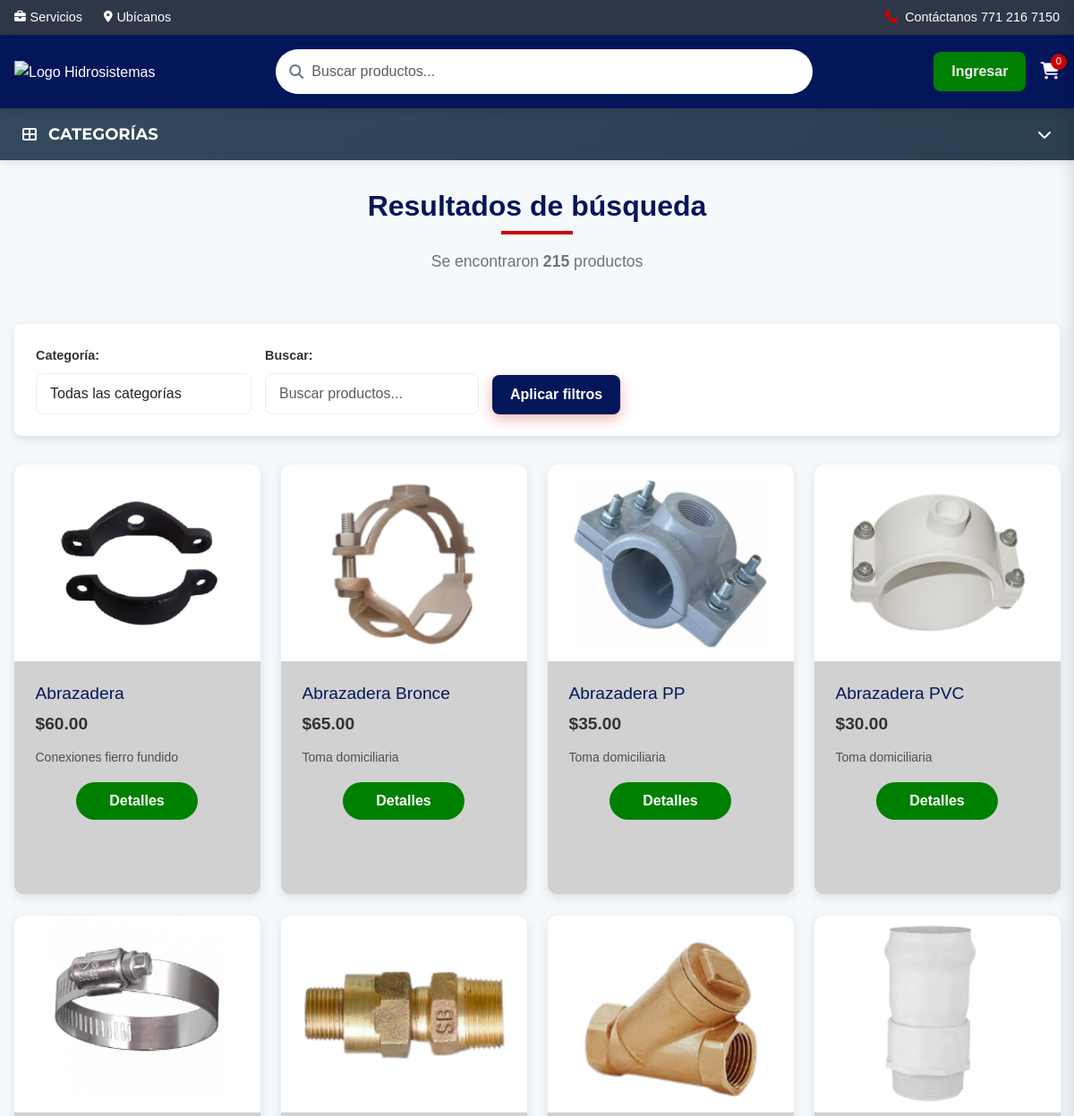
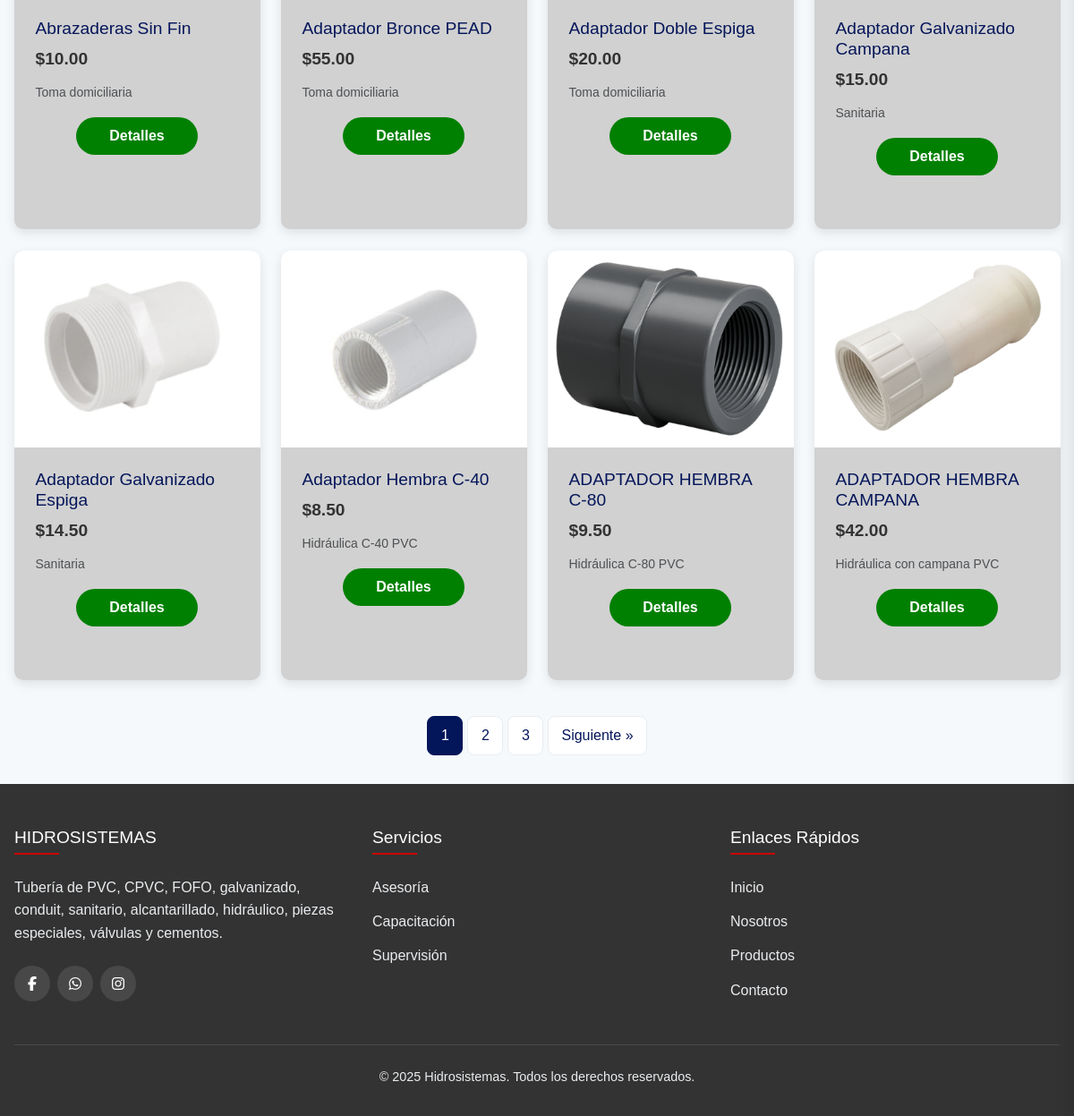
The page /busqueda.php on the database its author committed (2 pictures, top to bottom).
### tables this page shows
CREATE TABLE `productos` (
  `id` int(11) NOT NULL,
  `nombre` varchar(255) NOT NULL,
  `descripcion` text DEFAULT NULL,
  `tabla_med` text DEFAULT NULL,
  `especificaciones` text DEFAULT NULL,
  `precio` decimal(10,2) NOT NULL,
  `stock` int(11) DEFAULT 0,
  `imagen` varchar(255) DEFAULT NULL,
  `categoria_id` int(11) NOT NULL,
  `requiere_medidas` tinyint(1) DEFAULT 0,
  `activo` tinyint(1) DEFAULT 1,
  `created_at` timestamp NOT NULL DEFAULT current_timestamp(),
  `updated_at` timestamp NOT NULL DEFAULT current_timestamp() ON UPDATE current_timestamp(),
  `descuento` tinyint(3) DEFAULT NULL,
  `Recomendaciones_id` int(11) DEFAULT NULL
);

CREATE TABLE `categorias` (
  `id` int(11) NOT NULL,
  `nombre` varchar(255) NOT NULL,
  `slug` varchar(255) DEFAULT NULL,
  `descripcion` text DEFAULT NULL,
  `activo` tinyint(1) DEFAULT 1,
  `created_at` timestamp NOT NULL DEFAULT current_timestamp(),
  `color_fondo` varchar(7) DEFAULT '#FFFFFF',
  `texto_color` varchar(7) DEFAULT '#000000',
  `boton_primario` varchar(7) DEFAULT '#007bff',
  `boton_secundario` varchar(7) DEFAULT '#6c757d',
  `color_titulo` text DEFAULT NULL
);

### busqueda.php (the view, shortened to what this page needs)
<?php
$db = new Database();
$con = $db->conectar();
$busqueda = isset($_GET['q']) ? trim($_GET['q']) : '';
$categoria_filtro = isset($_GET['categoria']) ? (int)$_GET['categoria'] : 0;
$pagina = isset($_GET['pagina']) ? (int)$_GET['pagina'] : 1;
$productos_por_pagina = 12;
$offset = ($pagina > 0) ? ($pagina - 1) * $productos_por_pagina : 0;
$sql = "SELECT SQL_CALC_FOUND_ROWS p.id, p.nombre, p.precio, p.descuento, p.categoria_id, c.nombre AS categoria_nombre
        FROM productos p
        INNER JOIN categorias c ON p.categoria_id = c.id
        WHERE p.activo = 1";
$params = [];
$sql .= " ORDER BY p.nombre ASC LIMIT :limite OFFSET :offset";
$params[':limite'] = $productos_por_pagina;
$params[':offset'] = $offset;
$stmt = $con->prepare($sql);
foreach ($params as $key => $value) {
    if ($key === ':limite' || $key === ':offset') {
        $stmt->bindValue($key, $value, PDO::PARAM_INT);
    } else {
        $stmt->bindValue($key, $value, PDO::PARAM_STR);
    }
}
$stmt->execute();
$productos = $stmt->fetchAll(PDO::FETCH_ASSOC);
$totalStmt = $con->query("SELECT FOUND_ROWS() as total");
$total = (int)$totalStmt->fetch()['total'];
$total_paginas = ceil($total / $productos_por_pagina);
?>
<!DOCTYPE html>
<html lang="es">
<head>
    <link rel="stylesheet" href="https://cdnjs.cloudflare.com/ajax/libs/font-awesome/6.5.0/css/all.min.css">
    <link href="https://cdn.jsdelivr.net/npm/bootstrap@5.3.2/dist/css/bootstrap.min.css" rel="stylesheet">
    <link rel="stylesheet" href="styles.css">
</head>
<body>
    <?php include 'menu.php'; ?>
    <section class="search-page">
        <div class="container-products">
            <div class="page-header">
                <h2 class="section-title">Resultados de búsqueda</h2>
                <?php if ($total > 0): ?>
                    <div class="results-count">
                        Se encontraron <strong><?php echo $total; ?></strong> producto<?php echo $total !== 1 ? 's' : ''; ?>
                    </div>
                <?php endif; ?>
            </div>
            <div class="filters-bar">
                <form method="GET" class="filter-form">
                    <div class="filter-group">
                        <label for="categoria">Categoría:</label>
                        <select name="categoria" id="categoria" class="form-select">
                            <option value="">Todas las categorías</option>
                        </select>
                    </div>
                    <div class="filter-group">
                        <label for="busqueda">Buscar:</label>
                        <input type="text" name="q" id="busqueda" placeholder="Buscar productos..." value="<?php echo htmlspecialchars($busqueda); ?>" class="form-control">
                    </div>
                    <div class="filter-group">
                        <button type="submit" class="btn btn-primary">Aplicar filtros</button>
                    </div>
                </form>
            </div>
            <?php if (empty($productos)): ?>
                <div class="no-results">
                    <i class="fas fa-search fa-3x mb-3"></i>
                    <p>No se encontraron productos que coincidan con tu búsqueda.</p>
                    <div class="suggestions">
                        <p>Sugerencias:</p>
                        <ul>
                            <li>Revisa la ortografía de las palabras</li>
                            <li>Utiliza términos más generales</li>
                            <li>Prueba con otras categorías</li>
                        </ul>
                    </div>
                </div>
            <?php else: ?>
                <div class="product-grid">
                    <?php foreach ($productos as $row):
                        $precio = (float)$row['precio'];
                        $descuento = (float)$row['descuento'];
                        $precio_final = $descuento > 0 ? $precio - (($precio * $descuento) / 100) : $precio;
                        $id = $row['id'];
                        $categoria_id = $row['categoria_id'];
                        $imagen = "Imagenes/productos/{$categoria_id}/{$id}.PNG";
                        $token = hash_hmac('sha1', $id, KEY_TOKEN);
                    ?>
                    <div class="product-card">
                        <div class="product-img">
                            <img src="<?php echo $imagen; ?>" alt="<?php echo htmlspecialchars($row['nombre']); ?>">
                        </div>
                        <div class="product-content">
                            <div class="product-info">
                                <h3><?php echo htmlspecialchars($row['nombre']); ?></h3>
                                <p class="product-price-index">
                                    $<?php echo number_format($precio_final, 2); ?>
                                </p>
                                <small class="text-muted"><?php echo htmlspecialchars($row['categoria_nombre']); ?></small>
                            </div>
                            <div class="btn-action">
                                <a href="details.php?id=<?php echo $id; ?>&categoria_id=<?php echo $categoria_id; ?>&token=<?php echo $token; ?>" class="btn-det">Detalles</a>
                            </div>
                        </div>
                    </div>
                    <?php endforeach; ?>
                </div>
                <?php if ($total_paginas > 1): ?>
                    <nav class="pagination">
                        <?php for ($i = max(1, $pagina - 2); $i <= min($total_paginas, $pagina + 2); $i++): ?>
                            <a href="?<?php echo http_build_query(array_merge(['q' => $busqueda, 'categoria' => $categoria_filtro, 'pagina' => $i])); ?>"
                               class="<?php echo ($i == $pagina) ? 'active' : ''; ?>">
                                <?php echo $i; ?>
                            </a>
                        <?php endfor; ?>
                        <?php if ($pagina < $total_paginas): ?>
                            <a href="?<?php echo http_build_query(array_merge(['q' => $busqueda, 'categoria' => $categoria_filtro, 'pagina' => $pagina + 1])); ?>">
                                Siguiente &raquo;
                            </a>
                        <?php endif; ?>
                    </nav>
                <?php endif; ?>
            <?php endif; ?>
        </div>
    </section>
    <footer id="contacto">
        <div class="container">
            <div class="footer-grid">
                <div class="footer-col">
                    <h4>HIDROSISTEMAS</h4>
                    <p>Tubería de PVC, CPVC, FOFO, galvanizado, conduit, sanitario, alcantarillado, hidráulico, piezas especiales, válvulas y cementos.</p>
                    <div class="social-links">
                        <a href="https://www.facebook.com/HidrosistemasHGO/?fref=ts" target="_blank"><i class="fab fa-facebook-f"></i></a>
                        <a href="https://api.whatsapp.com/send/?phone=527712167150&text&type=phone_number&app_absent=0" target="_blank"><i class="fab fa-whatsapp"></i></a>
                        <a href="https://www.instagram.com/hidrosistemas_mx?igsh=MXZ6YmsydjgxZmN6NA==" target="_blank"><i class="fab fa-instagram"></i></a>
                    </div>
                </div>
                <div class="footer-col">
                    <h4>Servicios</h4>
                    <ul>
                        <li><a href="asesoria.html">Asesoría</a></li>
                        <li><a href="capacitacion.html">Capacitación</a></li>
                        <li><a href="supervision.html">Supervisión</a></li>
                    </ul>
                </div>
                <div class="footer-col">
                    <h4>Enlaces Rápidos</h4>
                    <ul>
                        <li><a href="index.html">Inicio</a></li>
                        <li><a href="Nosotros.html">Nosotros</a></li>
                        <li><a href="productos.html">Productos</a></li>
                        <li><a href="#contacto">Contacto</a></li>
                    </ul>
                </div>
            </div>
            <div class="copyright">
                <p>&copy; 2025 Hidrosistemas. Todos los derechos reservados.</p>
            </div>
        </div>
    </footer>
</body>
</html>

### menu.php (shortened to what this page needs)
<?php
$mostrar_menu_retractil = isset($mostrar_menu_retractil) ? $mostrar_menu_retractil : true;
?>
<div class="top-bar">
    <div class="container top-bar-container">
        <div class="top-links">
            <a href="#"><i class="fas fa-briefcase"></i> Servicios</a>
            <a href="#"><i class="fas fa-map-marker-alt"></i> Ubícanos</a>
        </div>
        <div class="help-link">
            <i class="fas fa-phone"></i>
            <span>Contáctanos 771 216 7150</span>
        </div>
    </div>
</div>
<header>
    <div class="container header-container">
        <div class="logo-container">
            <a href="index.php">
               <img src="Imagenes/logo-ajustado-2.png" alt="Logo Hidrosistemas" class="logo-hidrosistemas">
            </a>
        </div>
        <div class="search-bar">
            <form action="busqueda.php" method="GET" class="d-flex align-items-center">
                <i class="fas fa-search me-2"></i>
                <input
                    type="text"
                    name="q"
                    placeholder="Buscar productos..."
                    class="form-control border-0 bg-transparent"
                    value="<?php echo isset($_GET['q']) ? htmlspecialchars($_GET['q']) : ''; ?>"
                >
            </form>
        </div>
        <div class="header-icons">
            <?php if (isset($_SESSION['user_id'])): ?>
                <div class="dropdown">
                    <button class="btn btn-success dropdown-toggle" type="button" data-bs-toggle="dropdown">
                        <i class="fas fa-user me-2"></i><?php echo htmlspecialchars($_SESSION['user_name']); ?>
                    </button>
                    <ul class="dropdown-menu">
                        <li><a class="dropdown-item" href="compras.php"><i class="fas fa-shopping-bag me-2"></i>Mis compras</a></li>
                        <li><hr class="dropdown-divider"></li>
                        <li><a class="dropdown-item" href="logout.php"><i class="fas fa-sign-out-alt me-2"></i>Cerrar sesión</a></li>
                    </ul>
                </div>
            <?php else: ?>
                <a href="login.php" class="btn btn-outline-primary">Ingresar</a>
            <?php endif; ?>
            <a href="checkout.php" class="icon-wrapper">
                <i class="fas fa-shopping-cart"></i>
                <span id="num_cart" class="cart-count">0</span>
            </a>
        </div>
    </div>
</header>
<?php if ($mostrar_menu_retractil): ?>
<nav class="categories-nav-desktop">
    <button class="categories-toggle-desktop" id="categoriesToggleDesktop">
        <span><i class="fas fa-th-large me-2"></i> CATEGORÍAS</span>
        <i class="fas fa-chevron-down"></i>
    </button>
</nav>
<?php endif; ?>

### busqueda.php (style rules this page uses)
.search-page { background-color: var(--light); min-height: 70vh; padding: 2rem 0; }
.container-products { max-width: 1200px; margin: 0 auto; padding: 0 1rem; }
.page-header { margin-bottom: 2rem; }
.section-title { color: var(--primary); font-size: 2rem; margin-bottom: 1rem; text-align: center; }
.results-count { text-align: center; color: var(--gray); margin-bottom: 1.5rem; font-size: 1.1rem; }
.filters-bar { background: var(--white); padding: 1.5rem; border-radius: var(--border-radius); margin-bottom: 2rem; box-shadow: var(--shadow); }
.filter-form { display: flex; flex-wrap: wrap; gap: 15px; align-items: flex-end; }
.filter-group { display: flex; flex-direction: column; gap: 8px; }
.filter-group label { font-weight: 600; color: var(--dark); font-size: 0.9rem; }
.form-select, .form-control { padding: 10px 15px; border: 1px solid var(--light-gray); border-radius: var(--border-radius); font-size: 1rem; background: white; min-width: 200px; }
.btn { padding: 10px 20px; border: none; border-radius: var(--border-radius); font-weight: 600; cursor: pointer; transition: all 0.3s; font-size: 1rem; }
.btn-primary { background: var(--primary); color: white; }
.pagination { display: flex; justify-content: center; margin-top: 40px; gap: 5px; }
.pagination a, .pagination span { display: inline-flex; align-items: center; justify-content: center; padding: 8px 14px; text-decoration: none; border: 1px solid var(--light-gray); color: var(--primary); background: white; border-radius: var(--border-radius); transition: all 0.3s; min-width: 40px; }
.pagination .active { background: var(--primary); color: white; border-color: var(--primary); }

### rows shown on the page
productos: shows a picture, nombre "Abrazadera", precio "60.00", categoria.nombre "Conexiones fierro fundido"
productos: shows a picture, nombre "Abrazadera Bronce", precio "65.00", categoria.nombre "Toma domiciliaria"
productos: shows a picture, nombre "Abrazadera PP", precio "35.00", categoria.nombre "Toma domiciliaria"
productos: shows a picture, nombre "Abrazadera PVC", precio "30.00", categoria.nombre "Toma domiciliaria"
productos: shows a picture, nombre "Abrazaderas Sin Fin", precio "10.00", categoria.nombre "Toma domiciliaria"
productos: shows a picture, nombre "Adaptador Bronce PEAD", precio "55.00", categoria.nombre "Toma domiciliaria"
productos: shows a picture, nombre "Adaptador Doble Espiga", precio "20.00", categoria.nombre "Toma domiciliaria"
productos: shows a picture, nombre "Adaptador Galvanizado Campana", precio "15.00", categoria.nombre "Sanitaria"
productos: shows a picture, nombre "Adaptador Galvanizado Espiga", precio "14.50", categoria.nombre "Sanitaria"
productos: shows a picture, nombre "Adaptador Hembra C-40", precio "8.50", categoria.nombre "Hidráulica C-40 PVC"
productos: shows a picture, nombre "ADAPTADOR HEMBRA C-80", precio "9.50", categoria.nombre "Hidráulica C-80 PVC"
productos: shows a picture, nombre "ADAPTADOR HEMBRA CAMPANA", precio "42.00", categoria.nombre "Hidráulica con campana PVC"

### other values the page prints
$total "215"
